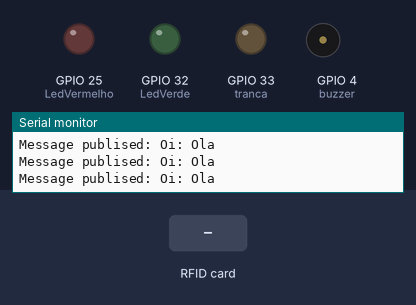
The program below on a simulated ESP32. On the bench: output pins drawn as LEDs (lit = HIGH), buzzer (waves = sounding, pin HIGH), the last lines printed to the serial monitor. The inputs (shaded band) are chosen by the test bench. WiFi joins after 1.5 s; servers stay silent unless stated; storage starts empty; random numbers use the default seed unless the program sets one; no MQTT or app messages arrive unless stated.

Above: at 2.7 s.
2.8 s: RFID card 29 C6 12 B4 held to the reader
At 4.2 s:
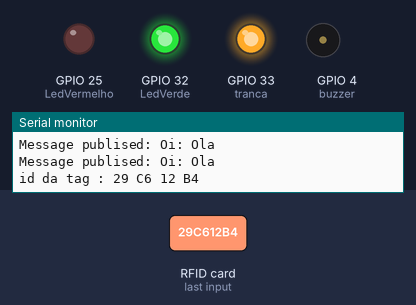
Timing chart, 0 to 9.3 s (numbered marks = the images above; inputs shaded):
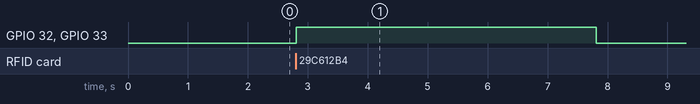

The program:

main.cpp
```cpp
#include <string>

// algumas bibliotecas
#include <Arduino.h>
#include <SPI.h>
#include <MFRC522.h>
#include <Wire.h>
#include <PubSubClient.h>
#include <WiFi.h>
#include <WiFiClientSecure.h>
#include <time.h>
#include <FS.h>
#include <LittleFS.h>

static const char *root_ca PROGMEM = R"EOF(
-----BEGIN CERTIFICATE-----
MIIFazCCA1OgAwIBAgIRAIIQz7DSQONZRGPgu2OCiwAwDQYJKoZIhvcNAQELBQAw
TzELMAkGA1UEBhMCVVMxKTAnBgNVBAoTIEludGVybmV0IFNlY3VyaXR5IFJlc2Vh
cmNoIEdyb3VwMRUwEwYDVQQDEwxJU1JHIFJvb3QgWDEwHhcNMTUwNjA0MTEwNDM4
WhcNMzUwNjA0MTEwNDM4WjBPMQswCQYDVQQGEwJVUzEpMCcGA1UEChMgSW50ZXJu
ZXQgU2VjdXJpdHkgUmVzZWFyY2ggR3JvdXAxFTATBgNVBAMTDElTUkcgUm9vdCBY
MTCCAiIwDQYJKoZIhvcNAQEBBQADggIPADCCAgoCggIBAK3oJHP0FDfzm54rVygc
h77ct984kIxuPOZXoHj3dcKi/vVqbvYATyjb3miGbESTtrFj/RQSa78f0uoxmyF+
0TM8ukj13Xnfs7j/EvEhmkvBioZxaUpmZmyPfjxwv60pIgbz5MDmgK7iS4+3mX6U
A5/TR5d8mUgjU+g4rk8Kb4Mu0UlXjIB0ttov0DiNewNwIRt18jA8+o+u3dpjq+sW
T8KOEUt+zwvo/7V3LvSye0rgTBIlDHCNAymg4VMk7BPZ7hm/ELNKjD+Jo2FR3qyH
B5T0Y3HsLuJvW5iB4YlcNHlsdu87kGJ55tukmi8mxdAQ4Q7e2RCOFvu396j3x+UC
B5iPNgiV5+I3lg02dZ77DnKxHZu8A/lJBdiB3QW0KtZB6awBdpUKD9jf1b0SHzUv
KBds0pjBqAlkd25HN7rOrFleaJ1/ctaJxQZBKT5ZPt0m9STJEadao0xAH0ahmbWn
OlFuhjuefXKnEgV4We0+UXgVCwOPjdAvBbI+e0ocS3MFEvzG6uBQE3xDk3SzynTn
jh8BCNAw1FtxNrQHusEwMFxIt4I7mKZ9YIqioymCzLq9gwQbooMDQaHWBfEbwrbw
qHyGO0aoSCqI3Haadr8faqU9GY/rOPNk3sgrDQoo//fb4hVC1CLQJ13hef4Y53CI
rU7m2Ys6xt0nUW7/vGT1M0NPAgMBAAGjQjBAMA4GA1UdDwEB/wQEAwIBBjAPBgNV
HRMBAf8EBTADAQH/MB0GA1UdDgQWBBR5tFnme7bl5AFzgAiIyBpY9umbbjANBgkq
hkiG9w0BAQsFAAOCAgEAVR9YqbyyqFDQDLHYGmkgJykIrGF1XIpu+ILlaS/V9lZL
ubhzEFnTIZd+50xx+7LSYK05qAvqFyFWhfFQDlnrzuBZ6brJFe+GnY+EgPbk6ZGQ
3BebYhtF8GaV0nxvwuo77x/Py9auJ/GpsMiu/X1+mvoiBOv/2X/qkSsisRcOj/KK
NFtY2PwByVS5uCbMiogziUwthDyC3+6WVwW6LLv3xLfHTjuCvjHIInNzktHCgKQ5
ORAzI4JMPJ+GslWYHb4phowim57iaztXOoJwTdwJx4nLCgdNbOhdjsnvzqvHu7Ur
TkXWStAmzOVyyghqpZXjFaH3pO3JLF+l+/+sKAIuvtd7u+Nxe5AW0wdeRlN8NwdC
jNPElpzVmbUq4JUagEiuTDkHzsxHpFKVK7q4+63SM1N95R1NbdWhscdCb+ZAJzVc
oyi3B43njTOQ5yOf+1CceWxG1bQVs5ZufpsMljq4Ui0/1lvh+wjChP4kqKOJ2qxq
4RgqsahDYVvTH9w7jXbyLeiNdd8XM2w9U/t7y0Ff/9yi0GE44Za4rF2LN9d11TPA
mRGunUHBcnWEvgJBQl9nJEiU0Zsnvgc/ubhPgXRR4Xq37Z0j4r7g1SgEEzwxA57d
emyPxgcYxn/eR44/KJ4EBs+lVDR3veyJm+kXQ99b21/+jh5Xos1AnX5iItreGCc=
-----END CERTIFICATE-----
)EOF";

//TODO:Biblioteca do lcd nãao esta funcionando

#define ID "29 C6 12 B4"

//Senha
const char *senha = "zwhy9410";
const char *ssid = "SHINGEN";
const char *mqtt_server = "6ef1a08cd900468db15022a29a20e84b.s2.eu.hivemq.cloud";

//Topics
const char *request_open = "requestOpen";
const char *receive_request = "receiveRequest";

//Client stuff
WiFiClientSecure espClient;
PubSubClient client(espClient);

const char *mqtt_username = "CPS-ATILA";
const char *mqtt_password =  "CPS12345678";

//MQTT Message
String msg = "";
// unsigned long lastMsg = 0;
// #define MSG_BUFFER_SIZE (500)
// char msg[MSG_BUFFER_SIZE];

//Port
int port = 8883;
int value = 0;

//define alguns pinos do esp32 que serao conectados aos modulos e componentes
#define LedVerde 32
#define LedVermelho 25
#define tranca 33
#define buzzer 4
#define SS_PIN 5
#define RST_PIN 15

MFRC522 mfrc522(SS_PIN, RST_PIN);   // define os pinos de controle do modulo de leitura de cartoes RFID
//LiquidCrystal_I2C lcd(0x27, 16, 2); // define informacoes do lcd como o endereço I2C (0x27) e tamanho do mesmo

void setupWifi()
{
  delay(10);
  Serial.print("Connecting to:");
  Serial.print(ssid);

  WiFi.mode(WIFI_STA);
  WiFi.begin(ssid, senha);

  while(WiFi.status() != WL_CONNECTED)
  {
    delay(500);
    Serial.print(".");
  }

  randomSeed(micros());

  Serial.println("WIFI CONNECTED!");
  Serial.print("IP ADRESS:");
  Serial.print(WiFi.localIP());
}

void callback(char* topic, byte* payload, unsigned int length)
{
  //String incommingMessage = “”;
  for (int i = 0; i < length; i++) msg +=(char)payload[i];
  msg += "Message arrived " + String(topic);
  Serial.println(msg);
  // check for other commands
  /* else if( strcmp(topic,command2_topic) == 0){
  if (incommingMessage.equals(“1”)) { } // do something else
  }
  */
}

void publishMessage(const char* topic, std::string payload , boolean retained){
  if(client.publish(topic, payload.c_str(), true))
  {
    std::string m = "Message publised: " + std::string(topic)+": " + payload;
    Serial.println(m.c_str());
  }
}


void reconnect() {
  // Loop until we’re reconnected
  while (!client.connected())
  {
    Serial.print("Attempting MQTT connection…");
    String clientId = "ESP8266Client-"; // Create a random client ID
    clientId += String(random(0xffff), HEX);
    // Attempt to connect
    if (client.connect(clientId.c_str(), mqtt_username, mqtt_password))
    {
      Serial.println("connected");

      client.subscribe(receive_request);   // subscribe the topics here
      //client.subscribe(command2_topic);   // subscribe the topics here
    }
    else
    {
      Serial.print("failed, rc=");
      Serial.print(client.state());
      Serial.println(" try again in 5 seconds");   // Wait 5 seconds before retrying
      delay(5000);
    }
  }
}

void setup()
{
  SPI.begin();   // inicia a comunicacao SPI que sera usada para comunicacao com o mudulo RFID

  //lcd.begin(16, 2);   // inicia o lcd

  mfrc522.PCD_Init();  //inicia o modulo RFID

  Serial.begin(115200);  // inicia a comunicacao serial com o computador na velocidade de 115200 baud rate
  LittleFS.begin();
  setupWifi();
  //setDateTime();
  espClient.setCACert(root_ca);
  client.setServer(mqtt_server, port);
  client.setCallback(callback);
  //int numCerts = certsotr

  Serial.println("RFID + ESP32");
  Serial.println("Passe alguma tag RFID para verificar o id da mesma.");

  // define alguns pinos como saida
  pinMode(LedVerde, OUTPUT);
  pinMode(LedVermelho, OUTPUT);
  pinMode(tranca, OUTPUT);
  pinMode(buzzer, OUTPUT);
}

void loop()
{
  if (!client.connected()) reconnect();
  else
  {
    msg = "";
    publishMessage("Oi", "Ola", false);
    client.loop();
    if ( ! mfrc522.PICC_IsNewCardPresent())
    {
      return;                 // se nao tiver um cartao para ser lido recomeça o void loop
    }
    if ( ! mfrc522.PICC_ReadCardSerial()) {
      return;                  //se nao conseguir ler o cartao recomeça o void loop tambem
    }

    String conteudo = "";      // cria uma string

    Serial.print("id da tag :"); //imprime na serial o id do cartao

    for (byte i = 0; i < mfrc522.uid.size; i++)
    {      // faz uma verificacao dos bits da memoria do cartao
      //ambos comandos abaixo vão concatenar as informacoes do cartao...
      //porem os 2 primeiros irao mostrar na serial e os 2 ultimos guardarao os valores na string de conteudo para fazer as verificacoes
      Serial.print(mfrc522.uid.uidByte[i] < 0x10 ? " 0" : " ");
      Serial.print(mfrc522.uid.uidByte[i], HEX);
      conteudo.concat(String(mfrc522.uid.uidByte[i] < 0x10 ? " 0" : " "));
      conteudo.concat(String(mfrc522.uid.uidByte[i], HEX));
    }
    Serial.println();
    conteudo.toUpperCase();                      // deixa as letras da string todas maiusculas


    if (conteudo.substring(1) == ID){ // verifica se o ID do cartao lido tem o mesmo ID do cartao que queremos liberar o acesso

        digitalWrite(LedVerde, HIGH);            // ligamos o led verde

        digitalWrite(tranca, HIGH);              //abrimos a tranca por 5 segundos

        for(byte s = 5; s > 0; s--){             //vai informando ao usuario quantos segundos faltao para a tranca ser fechada
        //   lcd.setCursor(8,1);
        //   lcd.print(s);
        delay(1000);
        }

        digitalWrite(tranca, LOW);               // fecha a tranca
        digitalWrite(LedVerde, LOW);             // e desliga o led
        //lcd.clear();                             // limpa os caracteres q estao escritos no lcd

    }else{                                       // caso o cartao lido nao foi registrado

      digitalWrite(LedVermelho, HIGH);           // vamos ligar o led vermelho

      for(byte s = 5; s > 0; s--){               // uma contagem / espera para poder fazer uma nova leitura

          // lcd.clear();                           // limpa as informacoes que estao na tela
          // lcd.home();                            // nota na posicao inicial
          // lcd.print("Acesso negado");            // infoma ao usuario que ele nao tem acesso
          // lcd.setCursor(8,1);                    // coloca o cursor na coluna 8 da linha 2
          // lcd.print(s);                          // informa quantos segundos faltam para pode fazer uma nova leitura

          // faz o buzzer emitir um bip por segundo
            delay(800);
            //digitalWrite(buzzer, HIGH);
            delay(200);
            digitalWrite(buzzer, LOW);
        }
          digitalWrite(LedVermelho, LOW);         // desliga o led vermelho
          //lcd.clear();                            // limpa as informacoes do lcd
      }
 // recomeça
  }
}
```

Measured:
- after the input at 2.8 s, GPIO 32 (LedVerde), GPIO 33 (tranca): LOW → HIGH at once, → LOW 5.0 s later
